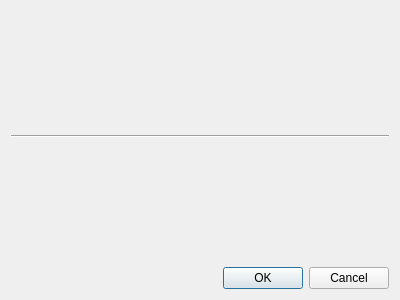
<?xml version="1.0" encoding="UTF-8"?>
<ui version="4.0">
 <class>PopulateConfigDialog</class>
 <widget class="QDialog" name="PopulateConfigDialog">
  <property name="geometry">
   <rect>
    <x>0</x>
    <y>0</y>
    <width>400</width>
    <height>300</height>
   </rect>
  </property>
  <property name="windowTitle">
   <string>Populating configuration</string>
  </property>
  <layout class="QVBoxLayout" name="verticalLayout">
   <item>
    <widget class="QLabel" name="headerLabel">
     <property name="text">
      <string/>
     </property>
     <property name="textFormat">
      <enum>Qt::RichText</enum>
     </property>
    </widget>
   </item>
   <item>
    <widget class="Line" name="line">
     <property name="orientation">
      <enum>Qt::Horizontal</enum>
     </property>
    </widget>
   </item>
   <item>
    <widget class="QWidget" name="contents" native="true">
     <layout class="QVBoxLayout" name="verticalLayout_2">
      <property name="leftMargin">
       <number>0</number>
      </property>
      <property name="topMargin">
       <number>0</number>
      </property>
      <property name="rightMargin">
       <number>0</number>
      </property>
      <property name="bottomMargin">
       <number>0</number>
      </property>
     </layout>
    </widget>
   </item>
   <item>
    <widget class="QDialogButtonBox" name="buttonBox">
     <property name="orientation">
      <enum>Qt::Horizontal</enum>
     </property>
     <property name="standardButtons">
      <set>QDialogButtonBox::Cancel|QDialogButtonBox::Ok</set>
     </property>
    </widget>
   </item>
  </layout>
 </widget>
 <resources/>
 <connections>
  <connection>
   <sender>buttonBox</sender>
   <signal>accepted()</signal>
   <receiver>PopulateConfigDialog</receiver>
   <slot>accept()</slot>
   <hints>
    <hint type="sourcelabel">
     <x>248</x>
     <y>254</y>
    </hint>
    <hint type="destinationlabel">
     <x>157</x>
     <y>274</y>
    </hint>
   </hints>
  </connection>
  <connection>
   <sender>buttonBox</sender>
   <signal>rejected()</signal>
   <receiver>PopulateConfigDialog</receiver>
   <slot>reject()</slot>
   <hints>
    <hint type="sourcelabel">
     <x>316</x>
     <y>260</y>
    </hint>
    <hint type="destinationlabel">
     <x>286</x>
     <y>274</y>
    </hint>
   </hints>
  </connection>
 </connections>
</ui>
